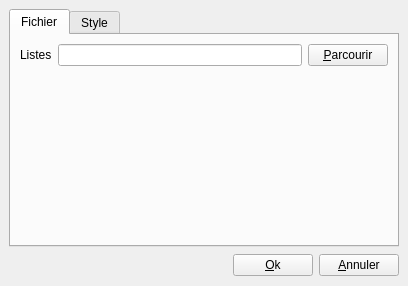
<?xml version="1.0" encoding="UTF-8"?>
<ui version="4.0">
 <class>dialogOptions</class>
 <widget class="QWidget" name="dialogOptions">
  <property name="geometry">
   <rect>
    <x>0</x>
    <y>0</y>
    <width>408</width>
    <height>286</height>
   </rect>
  </property>
  <property name="windowTitle">
   <string>Options</string>
  </property>
  <property name="windowIcon">
   <iconset>
    <normaloff/>
   </iconset>
  </property>
  <layout class="QVBoxLayout">
   <property name="spacing">
    <number>6</number>
   </property>
   <property name="margin">
    <number>9</number>
   </property>
   <item>
    <widget class="QTabWidget" name="tabOptions">
     <property name="tabPosition">
      <enum>QTabWidget::North</enum>
     </property>
     <property name="tabShape">
      <enum>QTabWidget::Rounded</enum>
     </property>
     <property name="currentIndex">
      <number>0</number>
     </property>
     <widget class="QWidget" name="tabFile">
      <attribute name="title">
       <string>Fichier</string>
      </attribute>
      <layout class="QVBoxLayout">
       <item>
        <layout class="QHBoxLayout">
         <item>
          <widget class="QLabel" name="label_3">
           <property name="text">
            <string>Listes</string>
           </property>
          </widget>
         </item>
         <item>
          <widget class="QLineEdit" name="txtFilename"/>
         </item>
         <item>
          <widget class="QPushButton" name="btnSearchFile">
           <property name="text">
            <string>&amp;Parcourir</string>
           </property>
           <property name="icon">
            <iconset resource="../res/res.qrc">
             <normaloff>:/icons/button/file.svg</normaloff>:/icons/button/file.svg</iconset>
           </property>
          </widget>
         </item>
        </layout>
       </item>
       <item>
        <spacer>
         <property name="orientation">
          <enum>Qt::Vertical</enum>
         </property>
         <property name="sizeHint" stdset="0">
          <size>
           <width>338</width>
           <height>101</height>
          </size>
         </property>
        </spacer>
       </item>
      </layout>
     </widget>
     <widget class="QWidget" name="tabStyle">
      <attribute name="title">
       <string>Style</string>
      </attribute>
      <layout class="QVBoxLayout">
       <property name="spacing">
        <number>6</number>
       </property>
       <property name="margin">
        <number>9</number>
       </property>
       <item>
        <layout class="QHBoxLayout">
         <property name="spacing">
          <number>6</number>
         </property>
         <property name="margin">
          <number>0</number>
         </property>
         <item>
          <widget class="QLabel" name="label">
           <property name="text">
            <string>Thème</string>
           </property>
          </widget>
         </item>
         <item>
          <widget class="QComboBox" name="cmbStyle"/>
         </item>
        </layout>
       </item>
       <item>
        <spacer>
         <property name="orientation">
          <enum>Qt::Vertical</enum>
         </property>
         <property name="sizeHint" stdset="0">
          <size>
           <width>20</width>
           <height>40</height>
          </size>
         </property>
        </spacer>
       </item>
      </layout>
     </widget>
    </widget>
   </item>
   <item>
    <layout class="QHBoxLayout">
     <property name="spacing">
      <number>6</number>
     </property>
     <property name="margin">
      <number>0</number>
     </property>
     <item>
      <spacer>
       <property name="orientation">
        <enum>Qt::Horizontal</enum>
       </property>
       <property name="sizeHint" stdset="0">
        <size>
         <width>40</width>
         <height>24</height>
        </size>
       </property>
      </spacer>
     </item>
     <item>
      <widget class="QPushButton" name="btnOk">
       <property name="text">
        <string>&amp;Ok</string>
       </property>
       <property name="icon">
        <iconset resource="../res/res.qrc">
         <normaloff>:/icons/button/accept.svg</normaloff>:/icons/button/accept.svg</iconset>
       </property>
      </widget>
     </item>
     <item>
      <widget class="QPushButton" name="btnCancel">
       <property name="text">
        <string>&amp;Annuler</string>
       </property>
       <property name="icon">
        <iconset resource="../res/res.qrc">
         <normaloff>:/icons/button/cancel.svg</normaloff>:/icons/button/cancel.svg</iconset>
       </property>
      </widget>
     </item>
    </layout>
   </item>
  </layout>
 </widget>
 <resources>
  <include location="../res/res.qrc"/>
 </resources>
 <connections/>
</ui>
